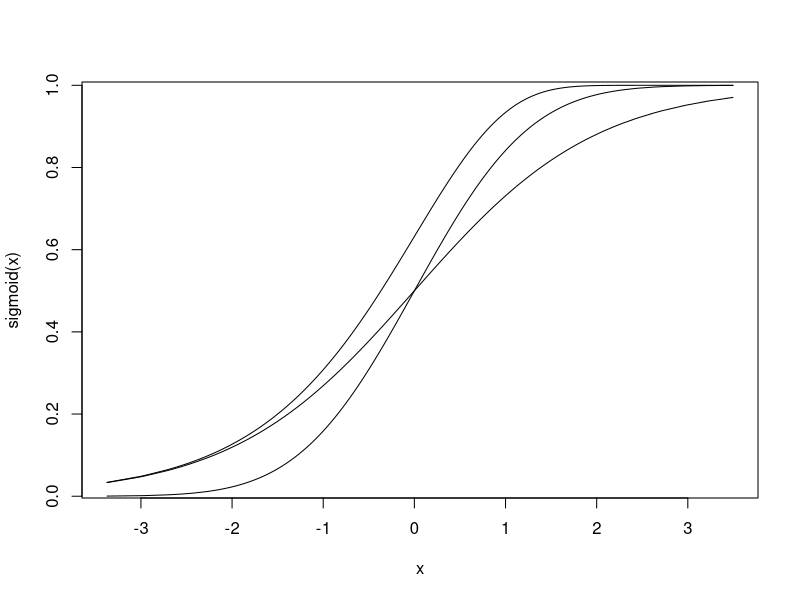
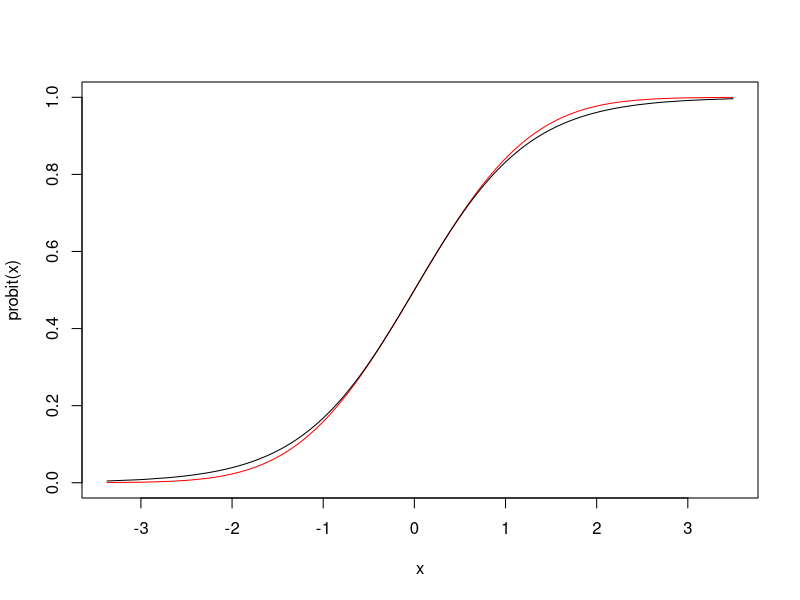
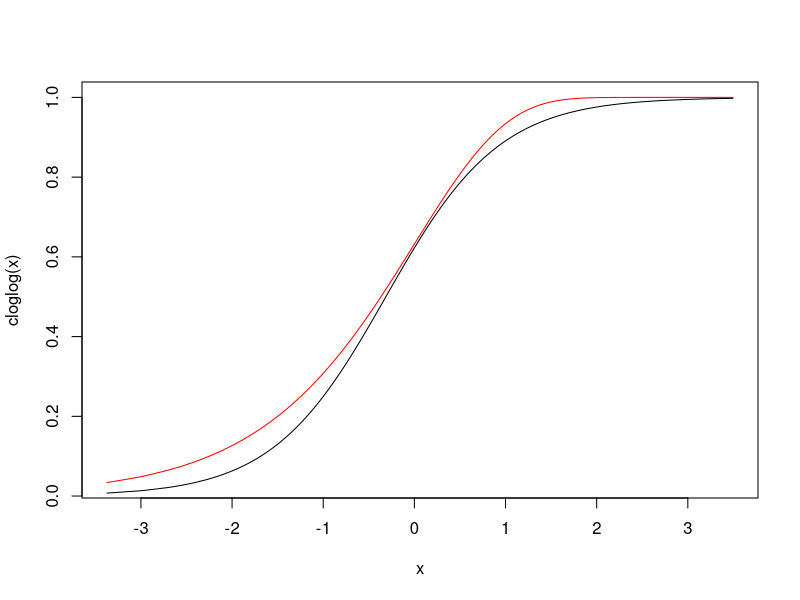

Recreate these plots in R, in order.
set.seed(42)
sigmoid = function(x)
  1 / (1 + exp(-x))
probit = function(x)
  pnorm(x)
cloglog = function(x)
  1-exp(-exp(x))
x <- sort(rnorm(1000))
plot(sigmoid(x) ~ x, type='l', col='black')
lines(probit(x) ~ x, type='l', col='black')
lines(cloglog(x) ~ x, type='l', col='black')


plot(probit(x) ~ x, type='l', col='red')
lines(sigmoid(x*1.6) ~ x, type='l', col='black')

plot(cloglog(x) ~ x, type='l', col='red')
lines(sigmoid(x*1.6+.5) ~ x, type='l', col='black')

